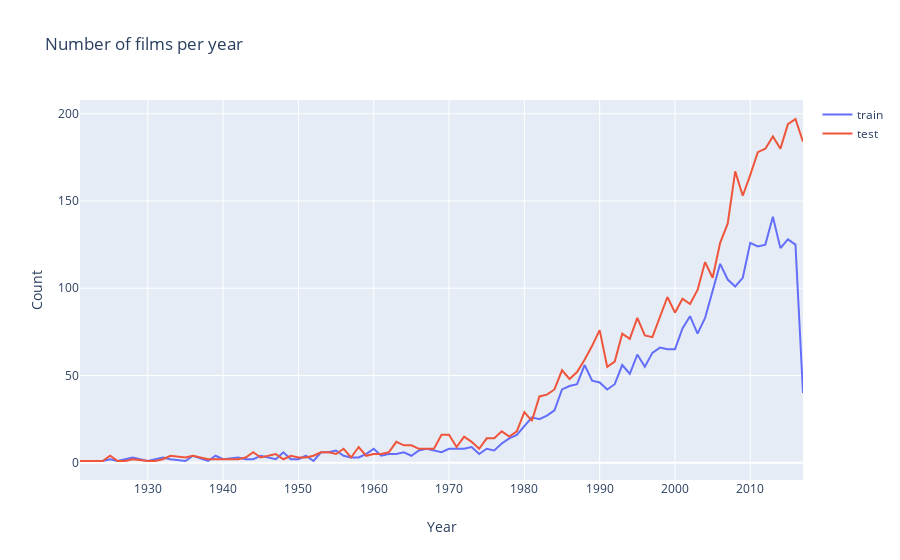

Notebook source saved alongside this figure:
### Code cell
import plotly.offline as py
py.init_notebook_mode(connected = True)
import plotly.graph_objs as go

data = [go.Scatter(x=d1.index, y=d1.values, name='train'), 
        go.Scatter(x=d1.index, y=d2.values, name='test')]

layout = go.Layout(dict(title = 'Number of films per year', 
                        xaxis = dict(title = 'Year'),
                        yaxis = dict(title = 'Count'),
                        ), legend = dict(orientation='v'))

py.iplot(dict(data=data, layout=layout))

### Figure 1 — Plotly figure (JSON) as saved in the notebook; plotly's stock layout.template omitted (floating-point values rounded to 4 significant figures)
{"data": [{"name": "train", "type": "scatter", "x": [1921, 1924, 1925, 1926, 1927, 1928, 1930, 1931, 1932, 1933, 1935, 1936, 1938, 1939, 1940, 1942, 1943, 1944, 1945, 1947, 1948, 1949, 1950, 1951, 1952, 1953, 1954, 1955, 1956, 1957, 1958, 1959, 1960, 1961, 1962, 1963, 1964, 1965, 1966, 1967, 1968, 1969, 1970, 1971, 1972, 1973, 1974, 1975, 1976, 1977, 1978, 1979, 1980, 1981, 1982, 1983, 1984, 1985, 1986, 1987, 1988, 1989, 1990, 1991, 1992, 1993, 1994, 1995, 1996, 1997, 1998, 1999, 2000, 2001, 2002, 2003, 2004, 2005, 2006, 2007, 2008, 2009, 2010, 2011, 2012, 2013, 2014, 2015, 2016, 2017], "y": [1, 1, 2, 1, 2, 3, 1, 2, 3, 2, 1, 4, 1, 4, 2, 3, 2, 2, 4, 2, 6, 2, 2, 4, 1, 6, 6, 7, 4, 3, 3, 5, 8, 4, 5, 5, 6, 4, 7, 8, 7, 6, 8, 8, 8, 9, 5, 8, 7, 11, 14, 16, 21, 26, 25, 27, 30, 42, 44, 45, 56, 47, 46, 42, 45, 56, 51, 62, 55, 63, 66, 65, 65, 77, 84, 74, 83, 99, 114, 105, 101, 106, 126, 124, 125, 141, 123, 128, 125, 40]}, {"name": "test", "type": "scatter", "x": [1921, 1924, 1925, 1926, 1927, 1928, 1930, 1931, 1932, 1933, 1935, 1936, 1938, 1939, 1940, 1942, 1943, 1944, 1945, 1947, 1948, 1949, 1950, 1951, 1952, 1953, 1954, 1955, 1956, 1957, 1958, 1959, 1960, 1961, 1962, 1963, 1964, 1965, 1966, 1967, 1968, 1969, 1970, 1971, 1972, 1973, 1974, 1975, 1976, 1977, 1978, 1979, 1980, 1981, 1982, 1983, 1984, 1985, 1986, 1987, 1988, 1989, 1990, 1991, 1992, 1993, 1994, 1995, 1996, 1997, 1998, 1999, 2000, 2001, 2002, 2003, 2004, 2005, 2006, 2007, 2008, 2009, 2010, 2011, 2012, 2013, 2014, 2015, 2016, 2017], "y": [1, 1, 4, 1, 1, 2, 1, 1, 2, 4, 3, 4, 2, 2, 2, 2, 3, 6, 3, 5, 2, 4, 3, 3, 4, 6, 6, 5, 8, 3, 9, 4, 5, 5, 6, 12, 10, 10, 8, 8, 8, 16, 16, 9, 15, 12, 8, 14, 14, 18, 15, 18, 29, 24, 38, 39, 42, 53, 48, 52, 59, 67, 76, 55, 58, 74, 71, 83, 73, 72, 83, 95, 86, 94, 91, 99, 115, 106, 126, 137, 167, 153, 165, 178, 180, 187, 180, 194, 197, 184, 175, 58, 1]}], "layout": {"legend": {"orientation": "v"}, "title": {"text": "Number of films per year"}, "xaxis": {"title": {"text": "Year"}, "type": "linear", "range": [1921, 2017], "autorange": true}, "yaxis": {"title": {"text": "Count"}, "type": "linear", "range": [-9.889, 207.9], "autorange": true}, "autosize": true}}
